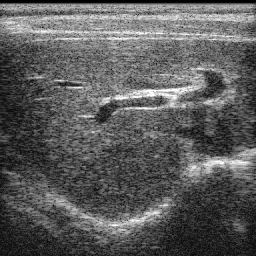
#> input picture 1301.png, 256 x 256 px, given in place of 10_dscnn.png, which was not available
$ python candy_test.py
#> lines starting #> are read from the running program, lines starting #| are printed output that depends on the picture; pictures that were not available may be replaced by others from this repository, and a replacement may not be noted
"""
cv2.Canny(image,            # 输入原图（必须为单通道图）
          threshold1,
          threshold2,       # 较大的阈值2用于检测图像中明显的边缘
          [, edges[,
          apertureSize[,    # apertureSize：Sobel算子的大小
          L2gradient ]]])   # 参数(布尔值)：
                              true： 使用更精确的L2范数进行计算（即两个方向的倒数的平方和再开放），
                              false：使用L1范数（直接将两个方向导数的绝对值相加）。
"""

import cv2
import numpy as np

original_img1 = cv2.imread(r'D:\Code_Data\0Proposed_DnCNN\results\resize\10_dscnn.png', 0)
#> original_img1 is the input picture: shape (256, 256); min 0, max 255, mean 91.9
original_img2 = cv2.imread('10.png', 0)
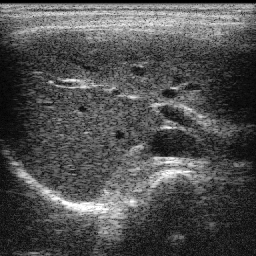
#> input picture 10.png, 256 x 256 px
#> original_img2 is the input picture: shape (256, 256); min 0, max 255, mean 79

# canny(): 边缘检测
img1 = cv2.GaussianBlur(original_img1, (3, 3), 0)
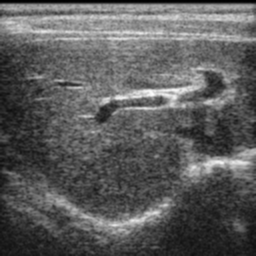
#> img1: shape (256, 256); min 0, max 253, mean 92
canny1 = cv2.Canny(img1, 30, 100)
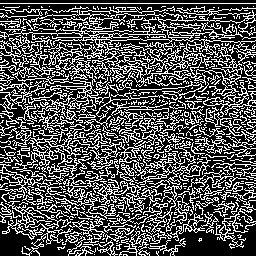
#> canny1: shape (256, 256); 32.9% white in thin lines or dots
img2 = cv2.GaussianBlur(original_img2, (3, 3), 0)
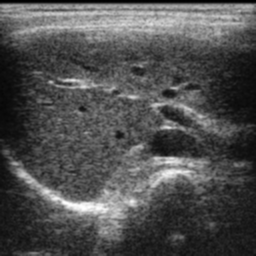
#> img2: shape (256, 256); min 0, max 254, mean 79.1
canny2 = cv2.Canny(img2, 50, 100)
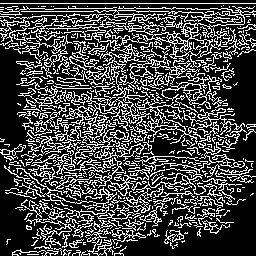
#> canny2: shape (256, 256); 27.5% white in thin lines or dots
# 形态学：边缘检测
# _, Thr_img = cv2.threshold(original_img, 210, 255, cv2.THRESH_BINARY)  # 设定红色通道阈值210（阈值影响梯度运算效果）
# kernel = cv2.getStructuringElement(cv2.MORPH_RECT, (5, 5))  # 定义矩形结构元素
# gradient = cv2.morphologyEx(Thr_img, cv2.MORPH_GRADIENT, kernel)  # 梯度

cv2.imshow("original_img", original_img1)
# cv2.imshow("gradient", gradient)
cv2.imshow('Canny1', canny1)
cv2.imshow('Canny2', canny2)
cv2.imwrite("candy_dscnn1.png", canny1)
# cv2.imwrite("candy_obnlm1.png", canny2)
cv2.imwrite("candy_1.png", canny2)
cv2.waitKey(0)
cv2.destroyAllWindows()
